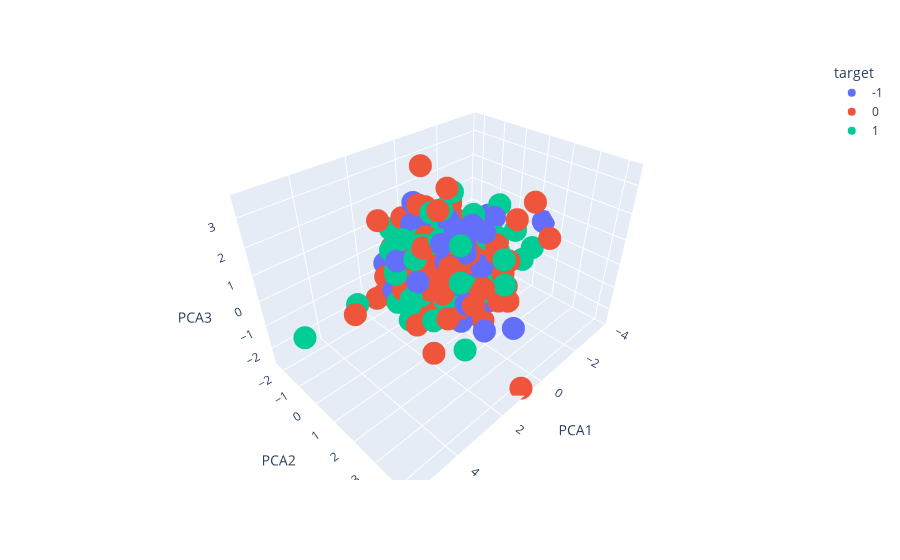

Notebook source saved alongside this figure:
### Code cell
import plotly.express as px
fig = px.scatter_3d(pca_df, x='PCA1', y='PCA2', z='PCA3', color='target')
fig.show()
